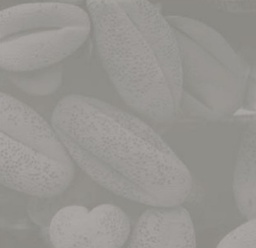
#> input picture Filter in space domain/hatgao.jpg, 256 x 248 px, shrunk from 401 x 388 before the run, found by its file name
$ python median_filter.py
#> lines starting #> are read from the running program, lines starting #| are printed output that depends on the picture
import cv2
import numpy as np
import random as r
from matplotlib import pyplot as plt

def H_filter(image):
    H=np.array([[1,2,1],[2,4,2],[1,2,1]])/16
    image_filted_by_H=cv2.filter2D(image,-1,H)
    return image_filted_by_H

def addSaltGray(image,n): #add salt-&-pepper noise in grayscale image

#> called with n = 0.4
    k=0
    salt=True
    ih=image.shape[0]
#> ih = 248
    iw=image.shape[1]
#> iw = 256
    noisypixels=(ih*iw*n)/100
#> noisypixels = 254

    for i in range(ih*iw):
        if k<noisypixels:  #keep track of noise level
                if salt==True:
                        image[r.randrange(0,ih)][r.randrange(0,iw)]=255
                        salt=False
                else:
                        image[r.randrange(0,ih)][r.randrange(0,iw)]=0
                        salt=True
                k+=1
        else:
            break
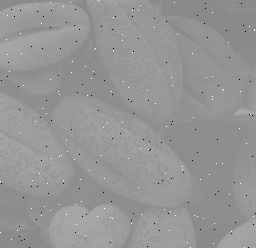
#> image: shape (248, 256); min 0, max 255, mean 149.3
#> after the loop, k = 254
    return image

def median_filter(img, i, j, kernel_size):
    values = []
    for k in range(max(0, i - kernel_size // 2), min(img.shape[0], i + kernel_size // 2 + 1)):
        for l in range(max(0, j - kernel_size // 2), min(img.shape[1], j + kernel_size // 2 + 1)):
            values.append(img[k, l])
    return np.median(values)

def apply_median_filter(img, kernel_size):
#> called with kernel_size = 45
    height, width = img.shape
#> height = 248; width = 256
    filtered_img = np.zeros_like(img)
    for i in range(height):
        for j in range(width):
            filtered_img[i, j] = median_filter(img, i, j, kernel_size)
    return filtered_img

# Đọc ảnh
img = cv2.imread('D:\Python_CV\Filter in space domain\hatgao.jpg', cv2.IMREAD_GRAYSCALE)
image=np.copy(img)
salt_image=addSaltGray(image,0.4)
image_filted_by_H=H_filter(salt_image)
# Kích thước bộ lọc (vd: 3x3, 5x5, ...)
kernel_size = 45
lib_median_filter=cv2.medianBlur(salt_image,kernel_size)

# Áp dụng Median Filter
filtered_img = apply_median_filter(salt_image, kernel_size)

# [5 lines of commented-out code are left out]

plt.subplot(3,2,1),plt.imshow(img,cmap='gray')
plt.title('Original Image'), plt.xticks([]), plt.yticks([])
plt.subplot(3,2,2),plt.imshow(salt_image,cmap='gray')
plt.title('Salt noise image'), plt.xticks([]), plt.yticks([])
plt.subplot(3,2,3),plt.imshow(image_filted_by_H,cmap='gray')
plt.title('image filted by H filter'), plt.xticks([]), plt.yticks([])
plt.subplot(3,2,4),plt.imshow(filtered_img,cmap='gray')
plt.title('Median filter by function'), plt.xticks([]), plt.yticks([])
plt.subplot(3,2,5),plt.imshow(lib_median_filter,cmap='gray')
plt.title('Median filter by OpenCV'), plt.xticks([]), plt.yticks([])
plt.show()
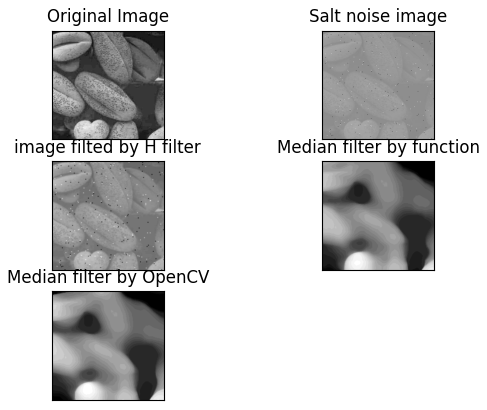
#> figure drawn by matplotlib, 5 panels
